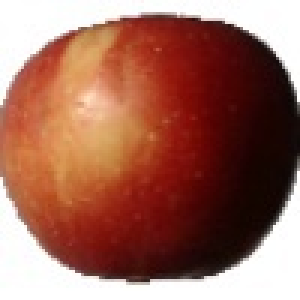
%> input picture Main/3_100.jpg, 100 x 100 px (shown 3 times larger)
$ octave --eval "result = color(imread('3_100.jpg'));"   (GNU Octave 9; MATLAB toolbox functions it lacks are replaced by stand-ins)
%> lines starting %> are read from the running program, lines starting %| are printed output that depends on the picture
function [color] = color(I)

[R,G,B] = imsplit(I);
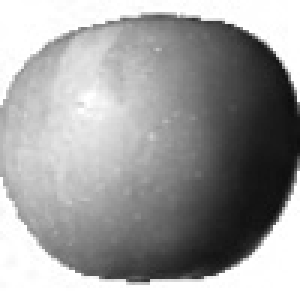
%> R: size 100x100 uint8 (shown 3 times larger); min 12, max 255, mean 158.9
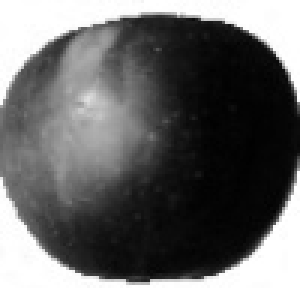
%> G: size 100x100 uint8 (shown 3 times larger); min 1, max 255, mean 106.2
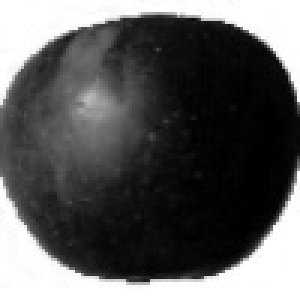
%> B: size 100x100 uint8 (shown 3 times larger); min 0, max 255, mean 91.7
dim = size(I);
%> dim = [100 100 3]
figure
    subplot(1,3,1)
imhist(R);
title("Red Histogram")
    subplot(1,3,2)

imhist(G);
title("Green Histogram")
    subplot(1,3,3)
imhist(B);
title("Blue Histogram")
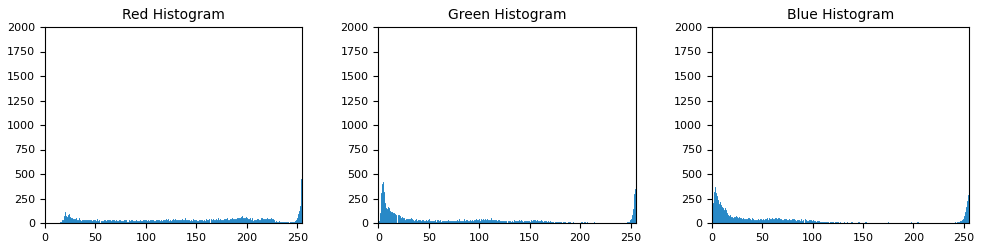
%> figure redrawn from the program's plot data, 3 panels; panel 1: highest point at x = 255, y = 1537; panel 2: highest point at x = 255, y = 1481; panel 3: highest point at x = 255, y = 1435
figure
    SumR =0;
    hR=imhist(R);
%> hR = 256 values, max 1537 at index 256, min 0 at index 1, mean 39.06
    for i = 1:length(hR)
        SumR = (i)*hR(i) + SumR;
    end
%> this loop made 256 passes
%> SumR on passes 1 to 3: 0, 0, 0
%> after the loop, SumR = 1598715
    SumR = SumR/(dim(:,1)*dim(:,2));
%> SumR = 159.9

    SumG = 0;
    hG = imhist(G);
%> hG = 256 values, max 1481 at index 256, min 0 at index 1, mean 39.06
    for i = 1:length(hG)
        SumG = (i)*hG(i) + SumG;
    end
%> this loop made 256 passes
%> SumG on passes 1 to 3: 0, 38, 329
%> after the loop, SumG = 1072048
    SumG = SumG/(dim(:,1)*dim(:,2));
%> SumG = 107.2
    SumB = 0;
    hB = imhist(B);
%> hB = 256 values, max 1435 at index 256, min 0 at index 162, mean 39.06
    for i = 1:length(hB)
        SumB = (i)*hB(i) + SumB;
    end
%> this loop made 256 passes
%> SumB on passes 1 to 3: 294, 712, 1654
%> after the loop, SumB = 927148
    SumB = SumB/(dim(:,1)*dim(:,2));
%> SumB = 92.71


    dRG = abs(SumR-SumG);
%> dRG = 52.67
    dRB = abs(SumR-SumB);
%> dRB = 67.16
    dGB = abs(SumG-SumB);
%> dGB = 14.49
    figure
    subplot(1,3,1)
    imshow(R)
    title('red image')
    subplot(1,3,2)

    imshow(G)
    title('green image')
    subplot(1,3,3)

    imshow(B)
    title('blue image')
    if(dRG/dGB >2 && SumB <SumR )
        color = 1; %RED
    elseif(SumG > SumR && SumG > SumB)
        color = 2;%GREEN
    elseif(SumB >SumR && SumB >SumG && dRB> dRG) %added dRB>80 to differentiate purple
        color = 3;%BLUE
    elseif(dRG/dGB <1 && dRG/dGB >=0.1 && SumG>SumB && SumR>SumG)
        color = 4;%YELLOW
    elseif(dRG/dGB >1 && SumG> SumB && SumR > SumG)
        color = 5; %ORANGE
    elseif(SumR >SumG && SumB >SumG)
        color = 6; %PURPLE
    else
        color = 7;
    end

%{
color code:
1: red
2: green
3: blue
4: yellow
5: orange
6: purple
%}
end

$ run again, on Main/banna.jpg
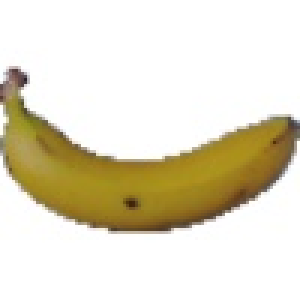
%> input picture Main/banna.jpg, 100 x 100 px (shown 3 times larger)
%> in color, `[R,G,B] = imsplit(I);`:
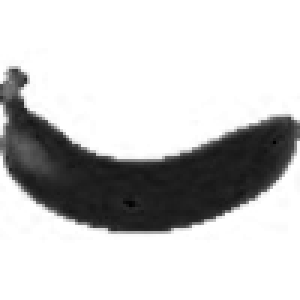
%> B: size 100x100 uint8 (shown 3 times larger); min 0, max 255, mean 200.6
%> in color, `title("Blue Histogram")`:
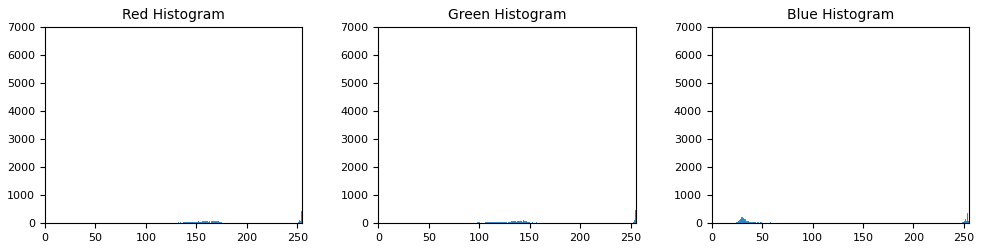
%> figure redrawn from the program's plot data, 3 panels; panel 1: highest point at x = 255, y = 6596; panel 2: highest point at x = 255, y = 6599; panel 3: highest point at x = 255, y = 6468
%> hR = 256 values, max 6596 at index 256, min 0 at index 1, mean 39.06
%> the loop in color, `for i = 1:length(hR)` made 256 passes
%> SumR on passes 1 to 3: 0, 0, 0
%> after the loop in color, `for i = 1:length(hR)`: SumR = 2286518
%> in color, `SumR = SumR/(dim(:,1)*dim(:,2));`: SumR = 228.7
%> hG = 256 values, max 6599 at index 256, min 0 at index 1, mean 39.06
%> the loop in color, `for i = 1:length(hG)` made 256 passes
%> after the loop in color, `for i = 1:length(hG)`: SumG = 2221781
%> in color, `SumG = SumG/(dim(:,1)*dim(:,2));`: SumG = 222.2
%> hB = 256 values, max 6468 at index 256, min 0 at index 2, mean 39.06
%> the loop in color, `for i = 1:length(hB)` made 256 passes
%> SumB on passes 1 to 3: 1, 1, 4
%> after the loop in color, `for i = 1:length(hB)`: SumB = 2016251
%> in color, `SumB = SumB/(dim(:,1)*dim(:,2));`: SumB = 201.6
%> dRG = 6.47
%> dRB = 27.03
%> dGB = 20.55
